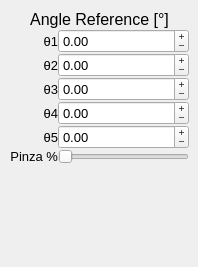
    <widget class="QWidget" name="Direct_Angular">
     <attribute name="title">
      <string>Dir deg</string>
     </attribute>
     <widget class="QWidget" name="layoutWidget_13">
      <property name="geometry">
       <rect>
        <x>10</x>
        <y>10</y>
        <width>179</width>
        <height>248</height>
       </rect>
      </property>
      <layout class="QVBoxLayout" name="DegRef">
       <property name="spacing">
        <number>0</number>
       </property>
       <item>
        <widget class="QLabel" name="valMinScr_4">
         <property name="sizePolicy">
          <sizepolicy hsizetype="Preferred" vsizetype="Fixed">
           <horstretch>0</horstretch>
           <verstretch>0</verstretch>
          </sizepolicy>
         </property>
         <property name="font">
          <font>
           <pointsize>12</pointsize>
           <strikeout>false</strikeout>
           <kerning>true</kerning>
          </font>
         </property>
         <property name="text">
          <string>Angle Reference [°]</string>
         </property>
         <property name="alignment">
          <set>Qt::AlignCenter</set>
         </property>
        </widget>
       </item>
       <item>
        <layout class="QFormLayout" name="formLayout_5">
         <property name="fieldGrowthPolicy">
          <enum>QFormLayout::AllNonFixedFieldsGrow</enum>
         </property>
         <property name="labelAlignment">
          <set>Qt::AlignRight|Qt::AlignTrailing|Qt::AlignVCenter</set>
         </property>
         <property name="formAlignment">
          <set>Qt::AlignLeading|Qt::AlignLeft|Qt::AlignTop</set>
         </property>
         <item row="0" column="0">
          <widget class="QLabel" name="en1Label_4">
           <property name="sizePolicy">
            <sizepolicy hsizetype="Preferred" vsizetype="Preferred">
             <horstretch>0</horstretch>
             <verstretch>0</verstretch>
            </sizepolicy>
           </property>
           <property name="font">
            <font>
             <pointsize>10</pointsize>
            </font>
           </property>
           <property name="layoutDirection">
            <enum>Qt::LeftToRight</enum>
           </property>
           <property name="text">
            <string>θ1</string>
           </property>
           <property name="alignment">
            <set>Qt::AlignRight|Qt::AlignTrailing|Qt::AlignVCenter</set>
           </property>
           <property name="buddy">
            <cstring>en1Home</cstring>
           </property>
          </widget>
         </item>
         <item row="1" column="0">
          <widget class="QLabel" name="en2Label_4">
           <property name="sizePolicy">
            <sizepolicy hsizetype="Preferred" vsizetype="Preferred">
             <horstretch>0</horstretch>
             <verstretch>0</verstretch>
            </sizepolicy>
           </property>
           <property name="font">
            <font>
             <pointsize>10</pointsize>
            </font>
           </property>
           <property name="layoutDirection">
            <enum>Qt::LeftToRight</enum>
           </property>
           <property name="text">
            <string>θ2</string>
           </property>
           <property name="alignment">
            <set>Qt::AlignRight|Qt::AlignTrailing|Qt::AlignVCenter</set>
           </property>
           <property name="buddy">
            <cstring>en2Home</cstring>
           </property>
          </widget>
         </item>
         <item row="2" column="0">
          <widget class="QLabel" name="en3Label_4">
           <property name="enabled">
            <bool>true</bool>
           </property>
           <property name="sizePolicy">
            <sizepolicy hsizetype="Preferred" vsizetype="Preferred">
             <horstretch>0</horstretch>
             <verstretch>0</verstretch>
            </sizepolicy>
           </property>
           <property name="font">
            <font>
             <pointsize>10</pointsize>
            </font>
           </property>
           <property name="layoutDirection">
            <enum>Qt::LeftToRight</enum>
           </property>
           <property name="text">
            <string>θ3</string>
           </property>
           <property name="alignment">
            <set>Qt::AlignRight|Qt::AlignTrailing|Qt::AlignVCenter</set>
           </property>
           <property name="buddy">
            <cstring>en3Home</cstring>
           </property>
          </widget>
         </item>
         <item row="3" column="0">
          <widget class="QLabel" name="en4Label_4">
           <property name="sizePolicy">
            <sizepolicy hsizetype="Preferred" vsizetype="Preferred">
             <horstretch>0</horstretch>
             <verstretch>0</verstretch>
            </sizepolicy>
           </property>
           <property name="font">
            <font>
             <pointsize>10</pointsize>
            </font>
           </property>
           <property name="layoutDirection">
            <enum>Qt::LeftToRight</enum>
           </property>
           <property name="text">
            <string>θ4</string>
           </property>
           <property name="alignment">
            <set>Qt::AlignRight|Qt::AlignTrailing|Qt::AlignVCenter</set>
           </property>
           <property name="buddy">
            <cstring>en4Home</cstring>
           </property>
          </widget>
         </item>
         <item row="4" column="0">
          <widget class="QLabel" name="en5Label_4">
           <property name="sizePolicy">
            <sizepolicy hsizetype="Preferred" vsizetype="Preferred">
             <horstretch>0</horstretch>
             <verstretch>0</verstretch>
            </sizepolicy>
           </property>
           <property name="font">
            <font>
             <pointsize>10</pointsize>
            </font>
           </property>
           <property name="layoutDirection">
            <enum>Qt::LeftToRight</enum>
           </property>
           <property name="text">
            <string>θ5</string>
           </property>
           <property name="alignment">
            <set>Qt::AlignRight|Qt::AlignTrailing|Qt::AlignVCenter</set>
           </property>
           <property name="buddy">
            <cstring>en5Home</cstring>
           </property>
          </widget>
         </item>
         <item row="5" column="0">
          <widget class="QLabel" name="en6Label_4">
           <property name="sizePolicy">
            <sizepolicy hsizetype="Preferred" vsizetype="Preferred">
             <horstretch>0</horstretch>
             <verstretch>0</verstretch>
            </sizepolicy>
           </property>
           <property name="font">
            <font>
             <pointsize>10</pointsize>
            </font>
           </property>
           <property name="layoutDirection">
            <enum>Qt::LeftToRight</enum>
           </property>
           <property name="text">
            <string>Pinza %</string>
           </property>
           <property name="alignment">
            <set>Qt::AlignRight|Qt::AlignTrailing|Qt::AlignVCenter</set>
           </property>
           <property name="buddy">
            <cstring>en6Home</cstring>
           </property>
          </widget>
         </item>
         <item row="5" column="1">
          <widget class="QSlider" name="pinzaRef">
           <property name="font">
            <font>
             <pointsize>10</pointsize>
            </font>
           </property>
           <property name="maximum">
            <number>100</number>
           </property>
           <property name="orientation">
            <enum>Qt::Horizontal</enum>
           </property>
          </widget>
         </item>
         <item row="0" column="1">
          <widget class="QDoubleSpinBox" name="thetaRef1">
           <property name="font">
            <font>
             <pointsize>10</pointsize>
            </font>
           </property>
           <property name="buttonSymbols">
            <enum>QAbstractSpinBox::PlusMinus</enum>
           </property>
           <property name="minimum">
            <double>-999.000000000000000</double>
           </property>
           <property name="maximum">
            <double>999.000000000000000</double>
           </property>
          </widget>
         </item>
         <item row="1" column="1">
          <widget class="QDoubleSpinBox" name="thetaRef2">
           <property name="font">
            <font>
             <pointsize>10</pointsize>
            </font>
           </property>
           <property name="buttonSymbols">
            <enum>QAbstractSpinBox::PlusMinus</enum>
           </property>
           <property name="minimum">
            <double>-999.000000000000000</double>
           </property>
           <property name="maximum">
            <double>999.000000000000000</double>
           </property>
          </widget>
         </item>
         <item row="2" column="1">
          <widget class="QDoubleSpinBox" name="thetaRef3">
           <property name="font">
            <font>
             <pointsize>10</pointsize>
            </font>
           </property>
           <property name="buttonSymbols">
            <enum>QAbstractSpinBox::PlusMinus</enum>
           </property>
           <property name="minimum">
            <double>-999.000000000000000</double>
           </property>
           <property name="maximum">
            <double>999.000000000000000</double>
           </property>
          </widget>
         </item>
         <item row="3" column="1">
          <widget class="QDoubleSpinBox" name="thetaRef4">
           <property name="font">
            <font>
             <pointsize>10</pointsize>
            </font>
           </property>
           <property name="buttonSymbols">
            <enum>QAbstractSpinBox::PlusMinus</enum>
           </property>
           <property name="minimum">
            <double>-999.000000000000000</double>
           </property>
           <property name="maximum">
            <double>999.000000000000000</double>
           </property>
          </widget>
         </item>
         <item row="4" column="1">
          <widget class="QDoubleSpinBox" name="thetaRef5">
           <property name="font">
            <font>
             <pointsize>10</pointsize>
            </font>
           </property>
           <property name="buttonSymbols">
            <enum>QAbstractSpinBox::PlusMinus</enum>
           </property>
           <property name="minimum">
            <double>-999.000000000000000</double>
           </property>
           <property name="maximum">
            <double>999.000000000000000</double>
           </property>
          </widget>
         </item>
        </layout>
       </item>
      </layout>
     </widget>
    </widget>
